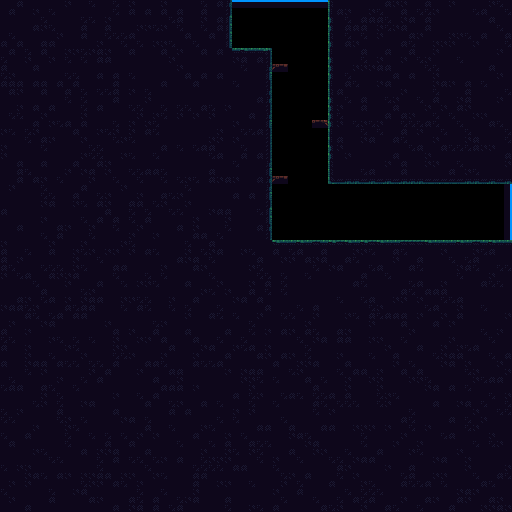

This is a level from a 2D game, rendered from its Tiled map with the project's own tilesets. A one-line summary and the map file follow, with tile-layer data summarised:
An orthogonal 64x64 tile map with 8x8 px tiles, 2 tile layers (Background, Walls) and 5 objects (2x east, 2x north, item).

<map version="1.10" tiledversion="1.11.0" orientation="orthogonal" renderorder="right-down" width="64" height="64" tilewidth="8" tileheight="8" infinite="0" nextlayerid="8" nextobjectid="12">
 <tileset firstgid="1" name="tiles" tilewidth="8" tileheight="8" tilecount="504" columns="24">
  <image source="../Tilesets/tiles.png" width="192" height="168" />
  <tile id="50" probability="0.3" />
  <tile id="51" probability="0.3" />
  <tile id="52" probability="0.3" />
  <tile id="65">
   <properties>
    <property name="nez:isOneWayPlatform" value="true" />
   </properties>
  </tile>
  <tile id="66">
   <properties>
    <property name="nez:isOneWayPlatform" value="true" />
   </properties>
  </tile>
  <tile id="67">
   <properties>
    <property name="nez:isOneWayPlatform" value="true" />
   </properties>
  </tile>
  <tile id="68">
   <properties>
    <property name="nez:isOneWayPlatform" value="true" />
   </properties>
  </tile>
  <tile id="69">
   <properties>
    <property name="nez:isOneWayPlatform" value="true" />
   </properties>
  </tile>
  <wangsets>
   <wangset name="Mixed Set" type="mixed" tile="-1">
    <wangcolor name="Dirt" color="#ff0000" tile="-1" probability="1" />
    <wangtile tileid="25" wangid="1,1,0,0,0,1,1,1" />
    <wangtile tileid="26" wangid="1,1,0,0,0,0,0,1" />
    <wangtile tileid="27" wangid="1,1,0,0,0,0,0,1" />
    <wangtile tileid="28" wangid="1,1,0,0,0,0,0,1" />
    <wangtile tileid="29" wangid="1,1,1,1,0,0,0,1" />
    <wangtile tileid="49" wangid="0,0,0,0,0,1,1,1" />
    <wangtile tileid="53" wangid="0,1,1,1,0,0,0,0" />
    <wangtile tileid="73" wangid="0,0,0,0,0,1,1,1" />
    <wangtile tileid="77" wangid="0,1,1,1,0,0,0,0" />
    <wangtile tileid="97" wangid="0,0,0,0,0,1,1,1" />
    <wangtile tileid="101" wangid="0,1,1,1,0,0,0,0" />
    <wangtile tileid="121" wangid="0,0,0,1,1,1,1,1" />
    <wangtile tileid="122" wangid="0,0,0,1,1,1,0,0" />
    <wangtile tileid="123" wangid="0,0,0,1,1,1,0,0" />
    <wangtile tileid="124" wangid="0,0,0,1,1,1,0,0" />
    <wangtile tileid="125" wangid="0,1,1,1,1,1,0,0" />
   </wangset>
  </wangsets>
 </tileset>
 <layer id="2" name="Background" width="64" height="64">
  <data>[4096 cells, 19 non-empty, 2 distinct tile ids]</data>
 </layer>
 <layer id="1" name="Walls" width="64" height="64">
  <data>[4096 cells, 3701 non-empty, 27 distinct tile ids]</data>
 </layer>
 <objectgroup color="#00ff00" id="3" name="SpawnPoints">
  <object id="2" name="east" x="496" y="232">
   <point />
  </object>
  <object id="4" name="north" x="248" y="40">
   <point />
  </object>
  <object id="5" name="item" x="288" y="224">
   <point />
  </object>
 </objectgroup>
 <objectgroup color="#0055ff" id="7" name="Teleporters">
  <object id="7" name="east" x="510.273" y="184" width="1.72727" height="56.0131" />
  <object id="11" name="north" x="232" y="0" width="96.004" height="1.81818" />
 </objectgroup>
 <objectgroup color="#ff0000" id="6" name="DangerZones" />
</map>
